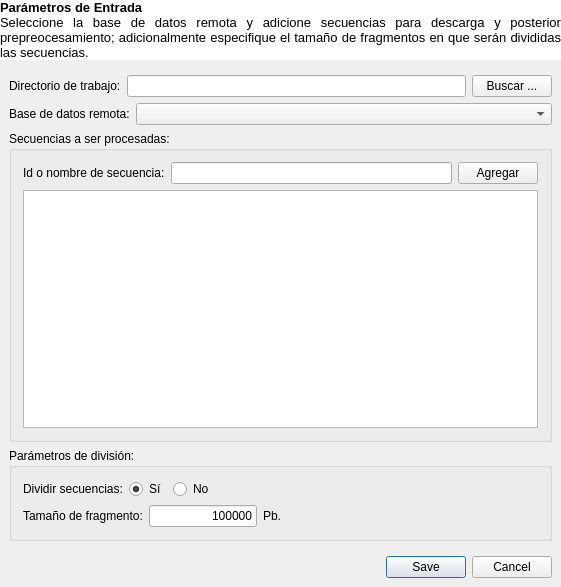
<?xml version="1.0" encoding="UTF-8"?>
<ui version="4.0">
 <class>PreprocessRoutineParametersFormClass</class>
 <widget class="QWidget" name="PreprocessRoutineParametersFormClass">
  <property name="geometry">
   <rect>
    <x>0</x>
    <y>0</y>
    <width>561</width>
    <height>587</height>
   </rect>
  </property>
  <property name="windowTitle">
   <string>PreprocessRoutineParametersForm</string>
  </property>
  <layout class="QGridLayout" name="gridLayout_8">
   <property name="margin">
    <number>0</number>
   </property>
   <item row="0" column="0">
    <widget class="QLabel" name="instructionsLabel">
     <property name="styleSheet">
      <string notr="true">QFrame {background-color: white;}</string>
     </property>
     <property name="text">
      <string>&lt;!DOCTYPE HTML PUBLIC &quot;-//W3C//DTD HTML 4.0//EN&quot; &quot;http://www.w3.org/TR/REC-html40/strict.dtd&quot;&gt;
&lt;html&gt;&lt;head&gt;&lt;meta name=&quot;qrichtext&quot; content=&quot;1&quot; /&gt;&lt;style type=&quot;text/css&quot;&gt;
p, li { white-space: pre-wrap; }
&lt;/style&gt;&lt;/head&gt;&lt;body style=&quot; font-family:'Sans'; font-size:10pt; font-weight:400; font-style:normal;&quot;&gt;
&lt;p style=&quot; margin-top:0px; margin-bottom:0px; margin-left:0px; margin-right:0px; -qt-block-indent:0; text-indent:0px;&quot;&gt;&lt;span style=&quot; font-weight:600;&quot;&gt;Parámetros de Entrada&lt;/span&gt;&lt;/p&gt;
&lt;p style=&quot; margin-top:0px; margin-bottom:0px; margin-left:0px; margin-right:0px; -qt-block-indent:0; text-indent:0px;&quot;&gt;Seleccione la base de datos remota y adicione secuencias para descarga y posterior prepreocesamiento; adicionalmente especifique el tamaño de fragmentos en que serán divididas las secuencias.&lt;/p&gt;&lt;/body&gt;&lt;/html&gt;</string>
     </property>
     <property name="alignment">
      <set>Qt::AlignJustify|Qt::AlignVCenter</set>
     </property>
     <property name="wordWrap">
      <bool>true</bool>
     </property>
     <property name="margin">
      <number>9</number>
     </property>
    </widget>
   </item>
   <item row="1" column="0">
    <layout class="QVBoxLayout" name="verticalLayout">
     <property name="margin">
      <number>9</number>
     </property>
     <item>
      <layout class="QGridLayout" name="gridLayout_5" columnminimumwidth="0,1,0">
       <item row="0" column="0">
        <widget class="QLabel" name="label_6">
         <property name="text">
          <string>Directorio de trabajo:</string>
         </property>
        </widget>
       </item>
       <item row="0" column="1">
        <widget class="QLineEdit" name="lineEdit_3"/>
       </item>
       <item row="0" column="2">
        <widget class="QPushButton" name="pushButton_2">
         <property name="text">
          <string>Buscar ...</string>
         </property>
        </widget>
       </item>
      </layout>
     </item>
     <item>
      <layout class="QGridLayout" name="gridLayout" columnstretch="0,1">
       <item row="0" column="0">
        <widget class="QLabel" name="dataBaseLabel">
         <property name="enabled">
          <bool>true</bool>
         </property>
         <property name="text">
          <string>Base de datos remota:</string>
         </property>
        </widget>
       </item>
       <item row="0" column="1">
        <widget class="QComboBox" name="comboBox"/>
       </item>
      </layout>
     </item>
     <item>
      <widget class="QGroupBox" name="groupBox">
       <property name="title">
        <string>Secuencias a ser procesadas:</string>
       </property>
       <layout class="QGridLayout" name="gridLayout_7">
        <item row="0" column="0">
         <layout class="QGridLayout" name="gridLayout_6" columnminimumwidth="0,1,0">
          <item row="0" column="0">
           <widget class="QLabel" name="label_2">
            <property name="text">
             <string>Id o nombre de secuencia:</string>
            </property>
           </widget>
          </item>
          <item row="0" column="1">
           <widget class="QLineEdit" name="lineEdit"/>
          </item>
          <item row="0" column="2">
           <widget class="QPushButton" name="pushButton">
            <property name="text">
             <string>Agregar</string>
            </property>
           </widget>
          </item>
         </layout>
        </item>
        <item row="1" column="0">
         <widget class="QTableView" name="tableView"/>
        </item>
       </layout>
      </widget>
     </item>
     <item>
      <widget class="QGroupBox" name="splitParametersGroup">
       <property name="title">
        <string>Parámetros de división:</string>
       </property>
       <layout class="QGridLayout" name="gridLayout_3">
        <item row="0" column="0">
         <layout class="QGridLayout" name="gridLayout_4">
          <item row="0" column="0">
           <widget class="QLabel" name="label_3">
            <property name="text">
             <string>Dividir secuencias:</string>
            </property>
           </widget>
          </item>
          <item row="0" column="1">
           <widget class="QRadioButton" name="radioButton">
            <property name="text">
             <string>Sí</string>
            </property>
            <property name="checked">
             <bool>true</bool>
            </property>
           </widget>
          </item>
          <item row="0" column="2">
           <widget class="QRadioButton" name="radioButton_2">
            <property name="text">
             <string>No</string>
            </property>
           </widget>
          </item>
          <item row="0" column="3">
           <spacer name="horizontalSpacer_2">
            <property name="orientation">
             <enum>Qt::Horizontal</enum>
            </property>
            <property name="sizeHint" stdset="0">
             <size>
              <width>40</width>
              <height>20</height>
             </size>
            </property>
           </spacer>
          </item>
         </layout>
        </item>
        <item row="1" column="0">
         <layout class="QGridLayout" name="gridLayout_2" columnstretch="0,0,0,0" columnminimumwidth="0,0,0,0">
          <item row="0" column="0">
           <widget class="QLabel" name="label_4">
            <property name="text">
             <string>Tamaño de fragmento:</string>
            </property>
           </widget>
          </item>
          <item row="0" column="1">
           <widget class="QLineEdit" name="lineEdit_2">
            <property name="sizePolicy">
             <sizepolicy hsizetype="Minimum" vsizetype="Fixed">
              <horstretch>0</horstretch>
              <verstretch>0</verstretch>
             </sizepolicy>
            </property>
            <property name="minimumSize">
             <size>
              <width>60</width>
              <height>0</height>
             </size>
            </property>
            <property name="text">
             <string>100000</string>
            </property>
            <property name="maxLength">
             <number>10000000</number>
            </property>
            <property name="alignment">
             <set>Qt::AlignRight|Qt::AlignTrailing|Qt::AlignVCenter</set>
            </property>
           </widget>
          </item>
          <item row="0" column="2">
           <widget class="QLabel" name="label_5">
            <property name="sizePolicy">
             <sizepolicy hsizetype="Preferred" vsizetype="Preferred">
              <horstretch>0</horstretch>
              <verstretch>0</verstretch>
             </sizepolicy>
            </property>
            <property name="text">
             <string>Pb.</string>
            </property>
           </widget>
          </item>
          <item row="0" column="3">
           <spacer name="horizontalSpacer_3">
            <property name="orientation">
             <enum>Qt::Horizontal</enum>
            </property>
            <property name="sizeType">
             <enum>QSizePolicy::Expanding</enum>
            </property>
            <property name="sizeHint" stdset="0">
             <size>
              <width>80</width>
              <height>20</height>
             </size>
            </property>
           </spacer>
          </item>
         </layout>
        </item>
       </layout>
      </widget>
     </item>
     <item>
      <layout class="QHBoxLayout" name="horizontalLayout_2">
       <property name="topMargin">
        <number>9</number>
       </property>
       <item>
        <spacer name="horizontalSpacer">
         <property name="orientation">
          <enum>Qt::Horizontal</enum>
         </property>
         <property name="sizeHint" stdset="0">
          <size>
           <width>258</width>
           <height>20</height>
          </size>
         </property>
        </spacer>
       </item>
       <item>
        <widget class="QDialogButtonBox" name="buttonBox">
         <property name="orientation">
          <enum>Qt::Horizontal</enum>
         </property>
         <property name="standardButtons">
          <set>QDialogButtonBox::Cancel|QDialogButtonBox::Save</set>
         </property>
        </widget>
       </item>
      </layout>
     </item>
    </layout>
   </item>
  </layout>
 </widget>
 <layoutdefault spacing="6" margin="11"/>
 <resources/>
 <connections/>
</ui>
